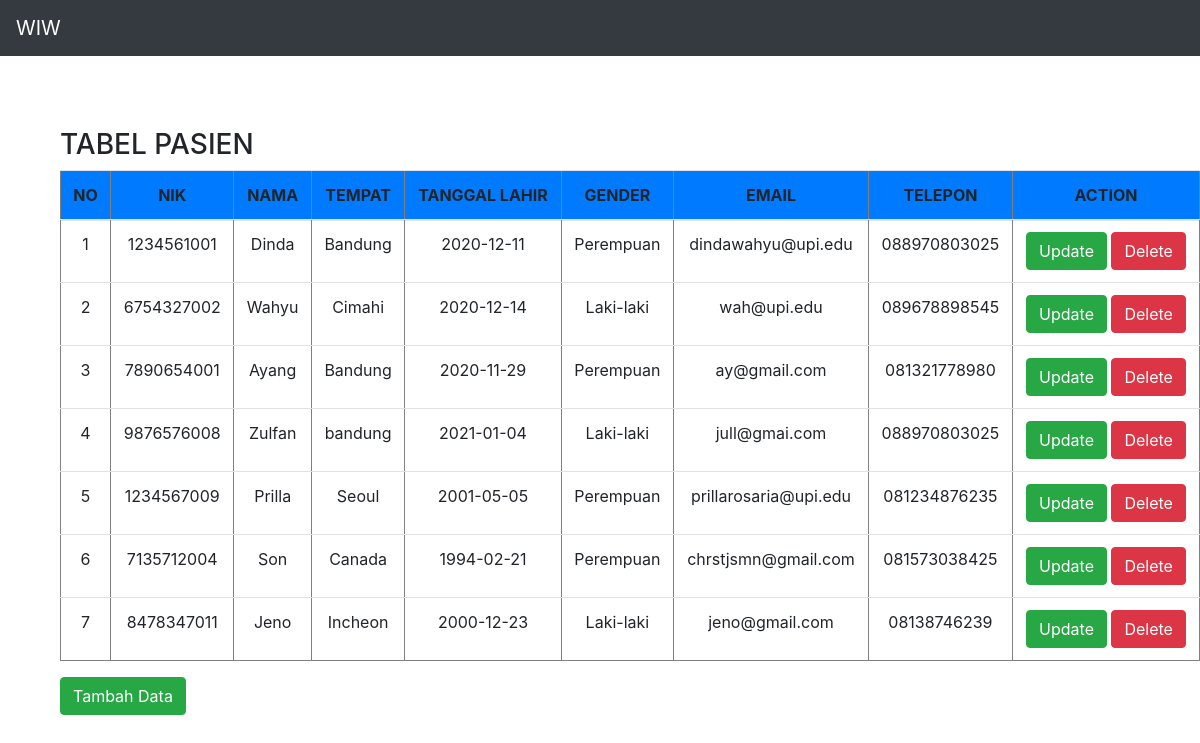
Page /MVP-01/index.php on the committed database.
### tables this page shows
CREATE TABLE `pasien` (
  `id` int(11) NOT NULL AUTO_INCREMENT,
  `nik` varchar(100) NOT NULL,
  `nama` varchar(100) NOT NULL,
  `tempat` varchar(100) NOT NULL,
  `tl` varchar(100) NOT NULL,
  `gender` varchar(10) NOT NULL,
  `email` varchar(100) NOT NULL,
  `telp` varchar(100) NOT NULL,
  PRIMARY KEY (`id`)
);

### MVP-01/presenter/ProsesPasien.php (called while the page is built, shortened)
<?php
class ProsesPasien implements KontrakPresenter
{
	private $tabelpasien;
	private $data = [];
	function ProsesPasien()
	{
		try {
			$db_host = "localhost";
			$db_user = "root";
			$db_password = "";
			$db_name = "lp12";
			$this->tabelpasien = new TabelPasien($db_host, $db_user, $db_password, $db_name);
			$this->data = array();
		} catch (Exception $e) {
			echo "wiw error" . $e->getMessage();
		}
	}
	function prosesDataPasien()
	{
		try {
			$this->tabelpasien->open();
			$this->tabelpasien->getPasien();
			while ($row = $this->tabelpasien->getResult()) {
				$this->data[] = $row;
			}
		} catch (Exception $e) {
			echo "wiw error part 2" . $e->getMessage();
		}
	}
	function getId($i)
	{
		return $this->data[$i]['id'];
	}
	function getNik($i)
	{
		return $this->data[$i]['nik'];
	}
	function getNama($i)
	{
		return $this->data[$i]['nama'];
	}
	function getTempat($i)
	{
		return $this->data[$i]['tempat'];
	}
	function getTl($i)
	{
		return $this->data[$i]['tl'];
	}
	function getGender($i)
	{
		return $this->data[$i]['gender'];
	}
	function getEmail($i)
	{
		return $this->data[$i]['email'];
	}
	function getTelp($i)
	{
		return $this->data[$i]['telp'];
	}
	function getSize()
	{
		return sizeof($this->data);
	}
}

### MVP-01/index.php (called while the page is built, shortened)
<?php
include("model/Template.class.php");
include("model/DB.class.php");
include("view/TampilPasien.php");
$tp = new TampilPasien();
$data = $tp->tampil();

### MVP-01/model/DB.class.php (called while the page is built, shortened)
<?php
class DB
{
	var $db_host = '';
	var $db_user = '';
	var $db_password = '';
	var $db_name = '';
	var $db_link = '';
	function DB($db_host = '', $db_user = '', $db_password = '', $db_name = '')
	{
		$this->db_host = $db_host;
		$this->db_user = $db_user;
		$this->db_password = $db_password;
		$this->db_name = $db_name;
	}
	function open()
	{
		$this->db_link = mysqli_connect($this->db_host, $this->db_user, $this->db_password, $this->db_name);
	}
	function execute($query = "")
	{
		$this->result = mysqli_query($this->db_link, $query);
		return $this->result;
	}
}

### MVP-01/model/TabelPasien.class.php (called while the page is built, shortened)
<?php
class TabelPasien extends DB
{
	function getPasien()
	{
		$query = "SELECT * FROM pasien";
		return $this->execute($query);
	}
}

### MVP-01/view/TampilPasien.php (the view, shortened to what this page needs)
<?php
include("presenter/ProsesPasien.php");
class TampilPasien implements KontrakView
{
	private $prosespasien;
	function TampilPasien()
	{
		$this->prosespasien = new ProsesPasien();
	}
	function tampil()
	{
		$this->prosespasien->prosesDataPasien();
		$data = null;
		for ($i = 0; $i < $this->prosespasien->getSize(); $i++) {
			$no = $i + 1;
			$data .= "<tr>
			<td>" . $no . "</td>
			<td>" . $this->prosespasien->getNik($i) . "</td>
			<td>" . $this->prosespasien->getNama($i) . "</td>
			<td>" . $this->prosespasien->getTempat($i) . "</td>
			<td>" . $this->prosespasien->getTl($i) . "</td>
			<td>" . $this->prosespasien->getGender($i) . "</td>
			<td>" . $this->prosespasien->getEmail($i) . "</td>
			<td>" . $this->prosespasien->getTelp($i) . "</td>
			<td><a href='#'". $this->prosespasien->getid($i). "' class='btn btn-success''>Update</a>
			<a href='edit.php?id_hapus=" . $this->prosespasien->getid($i) .  "' class='btn btn-danger''>Delete</a></td>";
		}
	}
}

### MVP-01/model/Template.class.php (shortened to what this page needs)
<?php
class Template{
	var $content = '';
	function Template($filename = ''){
		$this->content = implode('', @file($filename));
	}
	function clear(){
		$this->content = preg_replace("/DATA_[A-Z|_|0-9]+/", "", $this->content);
	}
	function write(){
		print $this->content;
	}
	function replace($old = '', $new = ''){
		if(is_int($new)){
			$value = sprintf("%d", $new);
		}elseif(is_float($new)){
			$value = sprintf("%f", $new);
		}elseif(is_array($new)){
			$value = '';
			foreach( $new as $item){
				$value .= $item. '';
			}
		}else{
			$value = $new;
		}
		$this->content = preg_replace("/$old/",  $value, $this->content);
	}
}

### rows in the picture
pasien: no "1", nik "1234561001", nama "Dinda", tempat "Bandung", tl "2020-12-11", gender "Perempuan", email "dindawahyu@upi.edu", telp "088970803025"
pasien: no "2", nik "6754327002", nama "Wahyu", tempat "Cimahi", tl "2020-12-14", gender "Laki-laki", email "wah@upi.edu", telp "089678898545"
pasien: no "3", nik "7890654001", nama "Ayang", tempat "Bandung", tl "2020-11-29", gender "Perempuan", email "ay@gmail.com", telp "081321778980"
pasien: no "4", nik "9876576008", nama "Zulfan", tempat "bandung", tl "2021-01-04", gender "Laki-laki", email "jull@gmai.com", telp "088970803025"
pasien: no "5", nik "1234567009", nama "Prilla", tempat "Seoul", tl "2001-05-05", gender "Perempuan", email "prillarosaria@upi.edu", telp "081234876235"
pasien: no "6", nik "7135712004", nama "Son", tempat "Canada", tl "1994-02-21", gender "Perempuan", email "chrstjsmn@gmail.com", telp "081573038425"
pasien: no "7", nik "8478347011", nama "Jeno", tempat "Incheon", tl "2000-12-23", gender "Laki-laki", email "jeno@gmail.com", telp "08138746239"

### other values in the picture
$this->content "WIW TABEL PASIEN NO NIK NAMA TEMPAT TANGGAL LAHIR GENDER EMAIL TELEPON ACTION Tambah Data"
